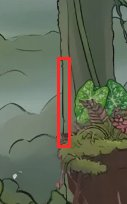
#> input picture reference/polish-report/clean-sweep/line_vertical_dark_line_canvas_blobField_drawSoil_.jpg, 127 x 204 px
$ python wrap.py ../../../reference/polish-report/clean-sweep/line_vertical_dark_line_canvas_blobField_drawSoil_.jpg ../../../reference/polish-report/clean-sweep/fringe_light_halo_light_halo_on_queen_anim_webp-proof.jpg ../../../reference/polish-report/clean-sweep/fringe_light_halo_light_halo_on_queen_anim_webp-proof.jpg 5
#> lines starting #> are read from the running program, lines starting #| are printed output that depends on the picture; after the words box and inside, x2 and y2 are one past the last pixel; in counts of white or black regions, pixels touching at a corner belong together
"""ART-W2: make the shallow backwater take tile end to end without ghosting a stone.

    python3 -I tools/art/hfw2/wrap.py <take> <out.webp> <check.jpg> [fade]

A plain cross-fade (hflist1/wrapfix.py) over the riverbed would double-expose the stones, so the tile is cut where BOTH ends are open
water and sand: columns with no stone (stones are the low-saturation grey/moss pixels under the surface band) are found, the widest cut
[a, b) whose first and last FADE px are stone-free is kept, and only those stone-free zones are cross-faded (RGB; the strip is opaque).
Prints the wrap column's mean colour difference (target under 6) and writes two copies side by side as the check still.
"""
import sys
import numpy as np
from PIL import Image

src, out, chk = sys.argv[1:4]
F = int(sys.argv[4]) if len(sys.argv) > 4 else 48
a = np.asarray(Image.open(src).convert('RGB')).astype(np.float32)
H, W, _ = a.shape
#> H = 204; W = 127
hsv = np.asarray(Image.open(src).convert('HSV')).astype(np.float32)
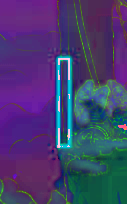
#> hsv: shape (204, 127, 3) float32; mean R, G, B 70, 61.6, 110.6
low = hsv[int(H * 0.45):]
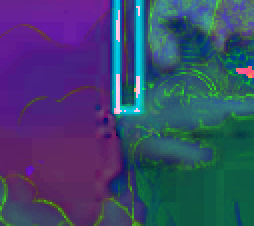
#> low: shape (113, 127, 3) float32 (shown 2 times larger); mean R, G, B 60.1, 70.3, 107.7
# a stone: grey (sat < 60) or moss (hue 40-70 with dark value) below the surface band; the sand is yellow-olive, high-ish value
stone = ((low[..., 1] < 40) & (low[..., 2] < 175)) | (low[..., 2] < 80)
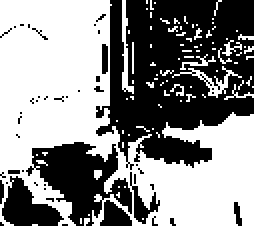
#> stone: shape (113, 127) bool (shown 2 times larger); 54.7% white; 46 black regions (39 under 20 px), largest, box (x1, y1, x2, y2) and area: (48, 0, 127, 85) 4482, (13, 71, 66, 113) 1123, (1, 88, 32, 113) 421
free = stone.sum(0) < 3
# free runs of at least F
ok = np.array([free[x:x + F].all() for x in range(W - F + 1)])
starts = [x for x in range(W // 3) if ok[x]]
#> starts = []
ends = [x + F for x in range(W - F + 1) if ok[x] and x + F > 2 * W // 3]
#> ends = []
#> (the run stopped early here; a loop or call above may not have finished)

$ run again, on reference/polish-report/clean-sweep/repeat_copy_paste_pixels_repeating_pixels_in_code_path_grad_lin.jpg
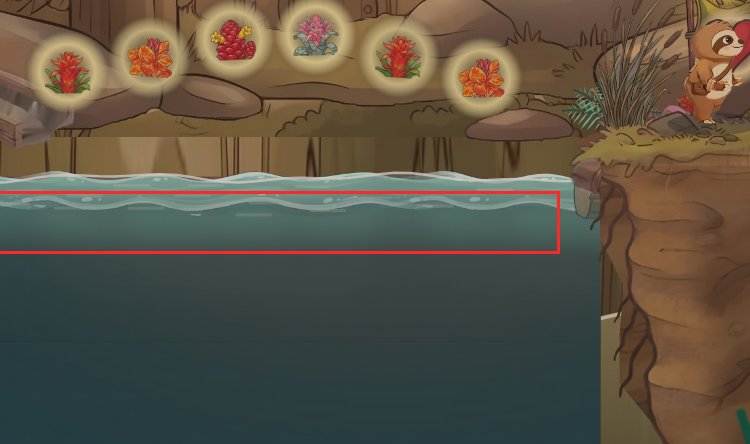
#> input picture reference/polish-report/clean-sweep/repeat_copy_paste_pixels_repeating_pixels_in_code_path_grad_lin.jpg, 750 x 444 px
#> `low = hsv[int(H * 0.45):]`:
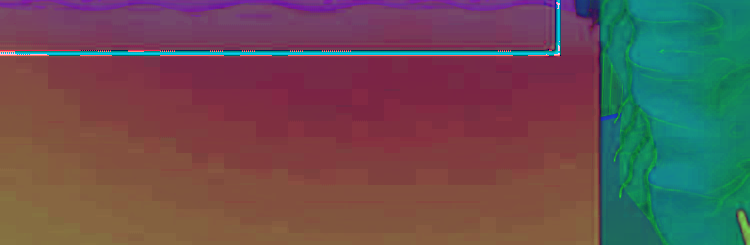
#> low: shape (245, 750, 3) float32; mean R, G, B 103.5, 80.1, 81.5
#> `stone = ((low[..., 1] < 40) & (low[..., 2] < 175)) | (low[..., 2] < 80)`:
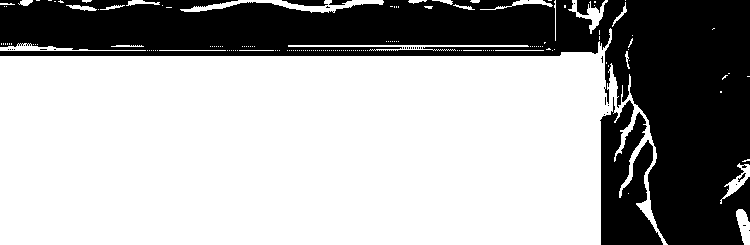
#> stone: shape (245, 750) bool; 65.5% white; 34 black regions (28 under 20 px), largest, box (x1, y1, x2, y2) and area: (0, 0, 750, 245) 57021, (600, 97, 663, 245) 5802, (577, 0, 605, 15) 257, (282, 0, 328, 6) 200, (329, 0, 352, 5) 77, (738, 173, 746, 182) 23
#> starts = []
#> ends = 50 values from 671 to 720

$ run again, on reference/polish-report/clean-sweep/repeat_same_piece_same_piece_w6_water_webp_0_541_512_213_.jpg
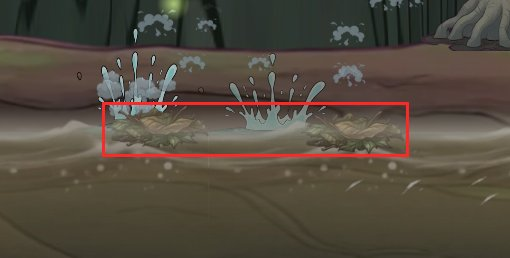
#> input picture reference/polish-report/clean-sweep/repeat_same_piece_same_piece_w6_water_webp_0_541_512_213_.jpg, 510 x 258 px
#> `low = hsv[int(H * 0.45):]`:
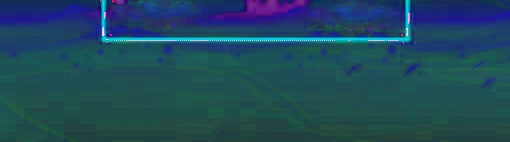
#> low: shape (142, 510, 3) float32; mean R, G, B 31.2, 73.1, 91.5
#> `stone = ((low[..., 1] < 40) & (low[..., 2] < 175)) | (low[..., 2] < 80)`:
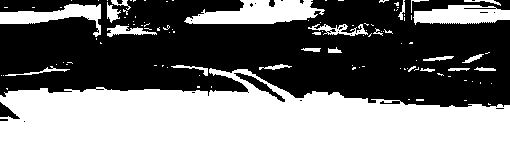
#> stone: shape (142, 510) bool; 42.9% white; 109 white regions (85 under 20 px), largest, box (x1, y1, x2, y2) and area: (0, 68, 510, 142) 24109, (184, 0, 325, 24) 2190, (413, 5, 510, 25) 1403
#> starts = []
